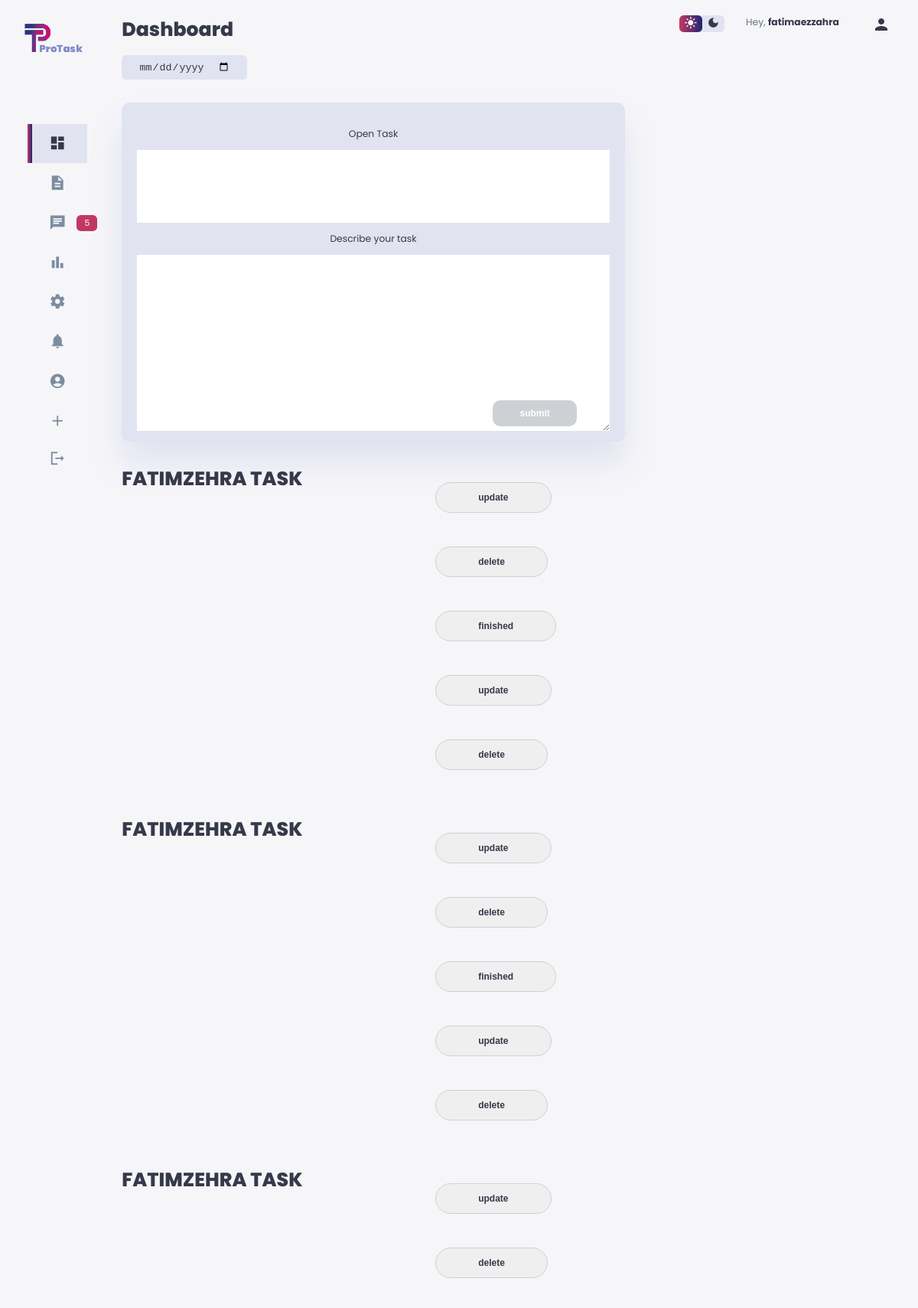
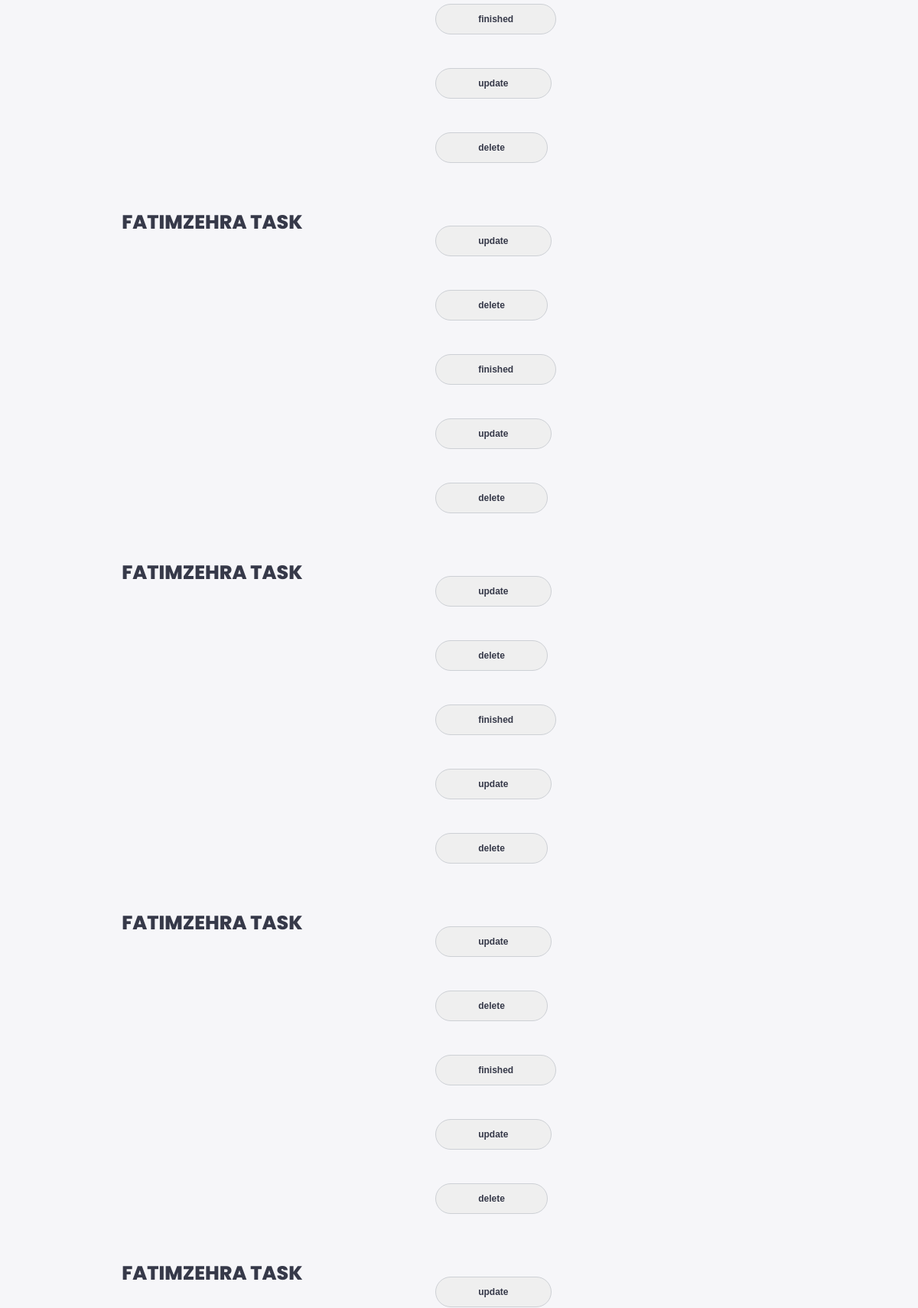
The page /tasks (signed in, upper part) on the database its author committed (2 pictures, top to bottom).
### website/models.py (models this page shows)
class Task(db.Model):
    id = db.Column(db.Integer(), primary_key=True)
    open_task = db.Column(db.String(20), nullable=False)
    date_created = db.Column(db.DateTime(timezone=True), default=func.now())
    ongoing_task = db.Column(db.String(20), nullable=True)
    task_descriptif = db.Column(db.String(200), nullable=False)
    operator = db.Column(db.Integer, db.ForeignKey(
        "user.id", ondelete="CASCADE"), nullable=False)
    finished = db.relationship(
        "FinishedTask", backref="task", passive_deletes=True)
    comment = db.relationship('Comment', backref='task', passive_deletes=True)

class User(db.Model, UserMixin):
    id = db.Column(db.Integer(), primary_key=True)
    first_name = db.Column(db.String(20))
    last_name = db.Column(db.String(20))
    job = db.Column(db.String(20))
    username = db.Column(db.String(20), nullable=False, unique=True)
    email = db.Column(db.String(20), nullable=False, unique=True)
    password = db.Column(db.String(100), nullable=False)
    date_created = db.Column(db.DateTime(timezone=True), default=func.now())
    picture = db.Column(db.LargeBinary())
    mimetype = db.Column(db.Text)
    filename = db.Column(db.Text)
    task = db.relationship('Task', backref='user', passive_deletes=True)
    comment = db.relationship('Comment', backref='user', passive_deletes=True)

### website/views.py (the view, shortened to what this page needs)
@views.route('/tasks', methods=["POST", "GET"])
@login_required
def tasks():
    task = Task.query
    return render_template("tasks.html", user=current_user, tasks=task)

### website/views.py
class SearchForm(FlaskForm):
    searched = StringField("Searched", validators=[DataRequired()])
    submit = SubmitField("Submit")

### website/__init__.py (called while the page is built)
def create_app():
    app.config['SECRET_KEY'] = "0929653ee74200d1322c11721a9e5f27af2d35901a38c0c1f4a7319cde1d8234"
    app.config["SQLALCHEMY_DATABASE_URI"] = f"sqlite:///{DB_NAME}"
    from .views import views
    from .auth import auth
    from .models import User, Task, FinishedTask, Comment, Search
    app.register_blueprint(views, url_prefix="/")
    app.register_blueprint(auth, url_prefix="/")
    with app.app_context():
        db.init_app(app)
        db.create_all()
    login_manager = LoginManager()
    login_manager.login_view = "auth.login"
    login_manager.init_app(app)
    @login_manager.user_loader
    def load_user(id):
        return User.query.get(int(id))
    return app

### website/views.py (called while the page is built)
@views.context_processor
def base():
    form = SearchForm()
    return dict(form=form)

### website/templates/tasks.html (shortened to what this page needs)
<!DOCTYPE html>
<html lang="en">
<head>
    <link rel="stylesheet" href="{{url_for('static',filename='style.css')}}">
</head>
<body>
    <div class="container">
        <aside>
            <div class="top">
                <div class="logo">
                    <img src="{{url_for('static',filename='images/logo1.png')}}" alt="Logo" />
                </div>
            </div>
            <div class="sidebar">
                <a href="/dashboard" class="active">
                    <span class="material-icons-sharp"> dashboard </span>
                </a>
                <a href="/description/{{current_user.id}}">
                    <span class="material-icons-sharp">description</span>
                </a>
                <a href="#">
                    <span class="material-icons-sharp">chat</span>
                    <span class="message-count">5</span>
                </a>
                <a href="/projects/{{current_user.username}}">
                    <span class="material-icons-sharp">bar_chart</span>
                </a>
                <a href="#">
                    <span class="material-icons-sharp">settings</span>
                </a>
                <a href="#">
                    <span class="material-icons-sharp">notifications</span>
                </a>
                <a href="/profile/{{current_user.id}}">
                    <span class="material-icons-sharp">account_circle</span>
                </a>
                <a href="/tasks">
                    <span class="material-icons-sharp"> add </span>
                </a>
                <a href="/logout"><span class="material-icons-sharp">logout</span>
                </a>
            </div>
        </aside>
        <main>
            <h1>Dashboard</h1>
            <div class="date">
                <input type="date" />
            </div>
            <div class="task form">
                <form action="" method="POST">
                    <label class="p-adding"for="task">Open Task</label>
                    <input class="t-texte"type="text" name="task" required>
                    <label  class="p-adding"for="task_descriptif">
                        Describe your task
                    </label>
                    <textarea class="t-texte" name="task_descriptif" cols="30" rows="10"></textarea>
                    <button class="submit-1">submit</button>
                </form>
            </div>
            {%for t in tasks%}
            {%if current_user.id==t.operator%}
            <h1>{{t.open_task}}
                <button class="butt-on">
                    <a href="/update/{{t.id}}">update </a>
                </button>
                <button class="butt-on">
                    <a href="/delete/{{t.id}}">delete </a>
                </button>
                <button class="butt-on">
                    <a href="/finished/{{t.id}}">finished</a>
                </button>
            </h1>
            <p>{{t.task_descriptif}}
                <button class="butt-on">
                    <a href="/update/{{t.id}}">update </a>
                </button>
                <button class="butt-on">
                    <a href="/delete_descriptif/{{t.task_descriptif}}">delete</a>
                </button>
            </p>
            {%endif%}
            {% endfor %}
        </main>
        <div class="right">
            <div class="top">
                <div class="theme-toggler">
                    <span class="material-icons-sharp active" id='light'> light_mode </span>
                    <span class="material-icons-sharp" id='dark'> dark_mode </span>
                </div>
                <div class="profile">
                    <div class="info">
                        <p>Hey, <b>{{user.username}}</b></p>
                    </div>
                    <div class="profile-photo">
                        <span class="material-icons-sharp">person</span>
                    </div>
                </div>
            </div>
        </div>
    </div>
</body>
</html>

### rows shown on the page
Task: open_task "FATIMZEHRA TASK"
Task: open_task "FATIMZEHRA TASK"
Task: open_task "FATIMZEHRA TASK"
Task: open_task "FATIMZEHRA TASK"
Task: open_task "FATIMZEHRA TASK"
Task: open_task "FATIMZEHRA TASK"
Task: open_task "FATIMZEHRA TASK"
User: username "fatimaezzahra"
